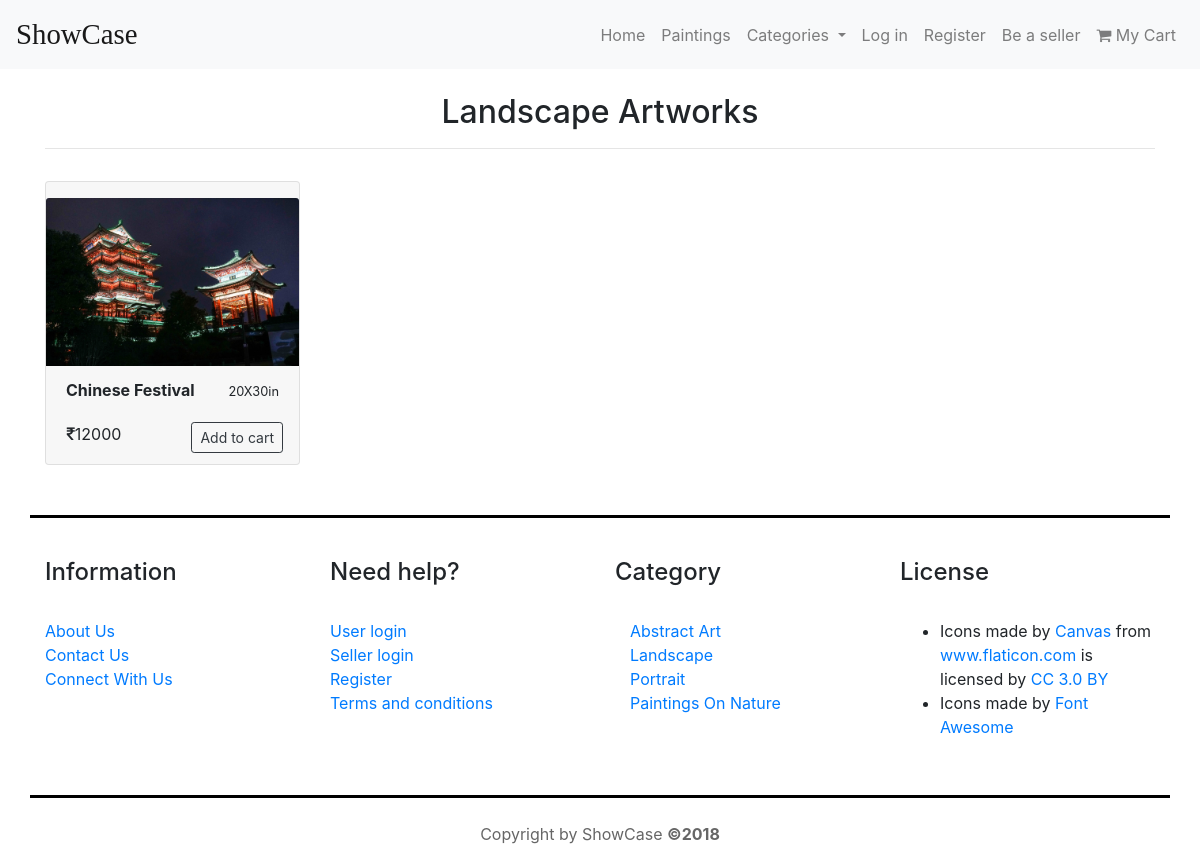
The app's page /category.php?category=Landscape with its own data.
### tables this page shows
CREATE TABLE `product` (
  `id` int(11) NOT NULL,
  `title` varchar(255) DEFAULT NULL,
  `type` varchar(255) DEFAULT NULL,
  `surface` varchar(255) DEFAULT NULL,
  `delivery` varchar(255) DEFAULT NULL,
  `image` varchar(255) DEFAULT NULL,
  `longdesc` mediumtext,
  `shortdesc` varchar(255) DEFAULT NULL,
  `yearofartwork` year(4) DEFAULT NULL,
  `width` int(11) DEFAULT NULL,
  `height` int(11) DEFAULT NULL,
  `price` int(11) DEFAULT NULL,
  `sellerid` int(11) DEFAULT NULL,
  `category` varchar(255) DEFAULT NULL
);

### function.php (called while the page is built, shortened)
<?php
class DB_connect
{
	function __construct()
	{
		$conn = new mysqli(SERVERNAME, 'root', PASSWORD,DATABASENAME);
		$this->dbh=$conn;
	}
	public function select_by_colname_reloaded($tablename,$cols,$colname,$colvalue)
	{
		$col="";
		foreach($cols as $x)
		{
			$col.=$x.",";
		}
		$col=rtrim($col,",");
		$sql="SELECT $col FROM $tablename WHERE $colname='$colvalue'";
		$result=mysqli_query($this->dbh,$sql);
		if ($result)
		{
    			return $result;
		}
		else
		{
    		echo "Error: " . $sql . "<br>" . $this->dbh->error;
		}
	}
}
?>

### elements/show_current_category.php (the view, shortened to what this page needs)
<?php
require_once "function.php";
$show=new DB_connect();
$cols=array("id","title","type","width","height","price","shortdesc","image","sellerid");
$result=$show->select_by_colname_reloaded('product',$cols,'category',$_GET['category']);
?>
<?php
	$count=0;
	if($count==0 or $count%5==0)
	{
		echo '<div class="row">';
	}
 	while($row=mysqli_fetch_array($result))
			{
	?>
	<div class="col-lg-3 col-sm-4 col-xs-6 product-view">
		<div class="card">
			<div class="card-header category-view"></div>
			<a href="details.php?product_id=<?php echo $row['id']+8887; ?> ">
				<img class="card-img-top" src="gallery/<?php echo $row['image']; ?>">
			</a>
			<div class="card-header" style="overflow:hidden;">
				<span class="float-left" ><b><?php  echo  $row["title"]; ?></b></span>
				<span class="float-right">   <small>  <?php echo $row['width'].'X'.$row['height'].'in' ?>  </small> </span>
			</div>
			<div class="card-footer">
				<span class="float-left"><i class="fa fa-rupee"></i><?php echo $row['price']; ?></span>
				<button type="button" class="btn btn-sm btn-outline-dark float-right"
				 onclick="window.location.href='controllers/addtocart.php?product_id=<?php echo $row['id']+8887; ?>';">Add to cart</button>
			</div>
		</div>
	</div>
	<?php } ?>
	<?php if($put=1){echo "</div>"; $put=0;} ?>
</div>

### style.css (style rules this page uses)
.product-view { padding-top:1rem; }
.card-header { border:none; }
.card-footer { padding-right:1rem;;border: none;padding-top:0.5rem;padding-bottom:0.7rem;padding-left:1.3rem; }
.category-view { padding:0.5rem;padding-left:1rem; }

### records on screen
product: image (picture), title "Chinese Festival", width "20", height "30", price "12000"

### other values on screen
$_GET['category'] "Landscape"
